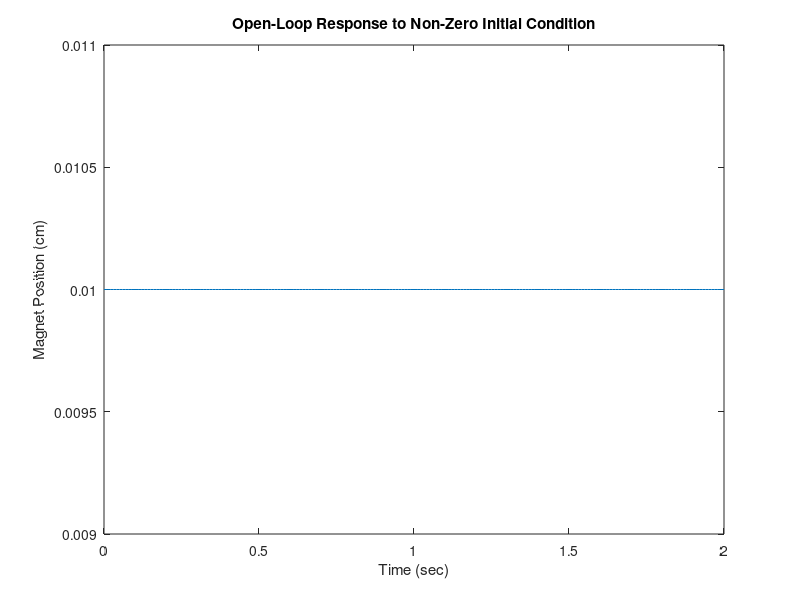

Reproduce this figure in MATLAB. (Note: this script raises an error after producing the figure.)
% Open Loop system characterization, identification and representation.
% 1. O.C.F
% 2. C.C.F
% 3. Impulse Response
% 4. Step Response
% 5. Bode Plot Open Loop 
% 6. Root Locus Open Loop 


% State Equations 
% SISO, Location #1, Linearized Actuator, Linearized Sensor
% p.133 3a)
A = [0 1; 0 0];
B = [0; 826];
C = [1 0];

% Find poles of open-loop system
% by finding the eigenvalues of the 
% system matrix A. These poles are
% equal to the poles of the transfer
% function, and determine stability. 
% det(sI - A) = 0
poles = eig(A)

% Provide a non-zero initial condition
% to the system to observe what happens. 

% Specify the time samples for the simulation
% t = 0:dt:Tfinal
% dt = t(2) - t(1), used to discretize the cont. model
t = 0:0.01:2;
% Specify input value of 1 at t(i). 
u = zeros(size(t));
% Specify an initial condition for the system states. 
% x0 is a vector whose entries are the values of the
% corresponding states of sys given chosen arbitrary 
% initial conditions. 
x0 = [0.01 0];

% Create state-space model 
sys = ss(A,B,C,0);

% Convert state-space representation to transfer function
[num,denom]= ss2tf(A,B,C,0)
sys1 = tf(num,denom)

% Use lsim to simulate the response of sys given inputs
% y = array, system response
% t = time vector used for simulation 
% x = state trajectories 
[y,t,x] = lsim(sys,u,t,x0);

figure(1);
plot(t,y);
title('Open-Loop Response to Non-Zero Initial Condition');
xlabel('Time (sec)');
ylabel('Magnet Position (cm)');


% Create Jordan form of matrix A
JA = jordan(A)

% Compute the observability matrix
Ob = obsv(A,C)
% Determine the number of unobservable states
unob = length(A)-rank(Ob)

m = ssest(data,n,'Form','canonical')

% Compute the controllability matrix 
Co = ctrb(A,B)
% Determine the number of uncontrollable states
unco = length(A) - rank(Co)

figure (2)
subplot(2,1,1)
bodeplot(sys1)
title('Bode Plot of Open-Loop Linearized Magnetic Levitation System');
subplot(2,1,2)
rlocusplot(sys1)
title('Root Locus of Open-Loop Linearized Magnetic Levitation System');

figure(3)
subplot(2,1,1)
step(sys1)
title('Step Reponse of Open-Loop Linearized Magnetic Levitation System');
subplot(2,1,2)
impulse(sys1)
title('Impulse Reponse of Open-Loop Linearized Magnetic Levitation System');

%sisotool(sys)

